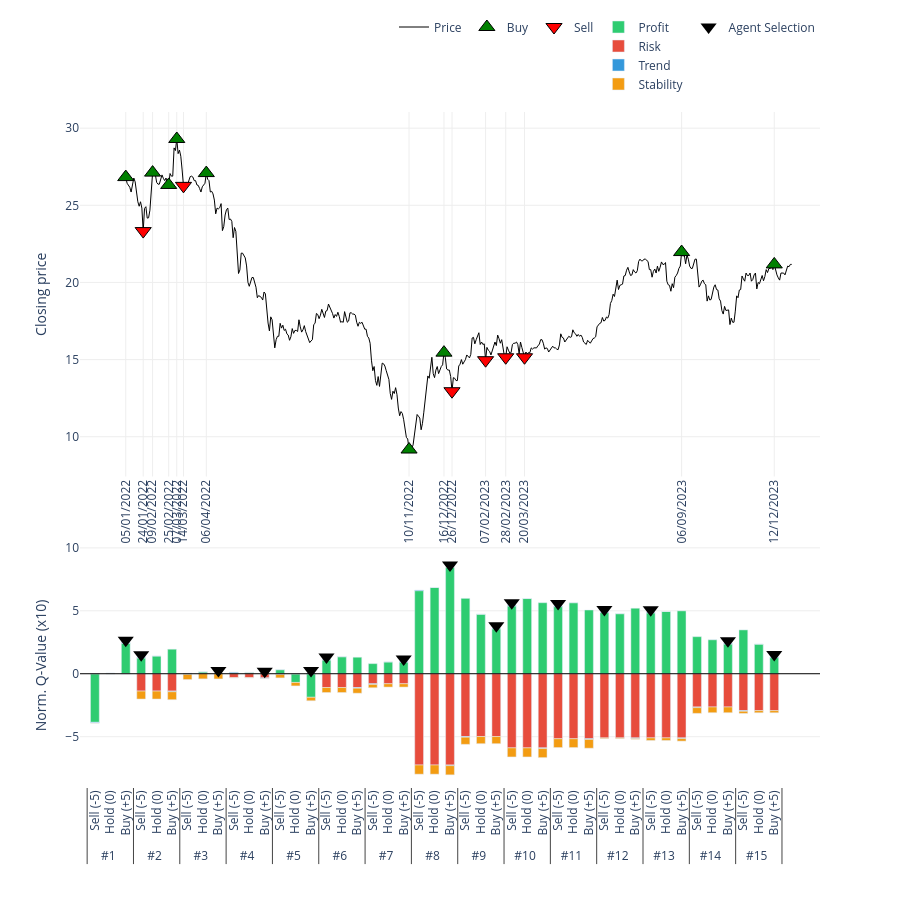

Source (notebook cell):
### Code cell
# 2. Gọi hàm vẽ (Truyền đúng tên biến vào)
plot_agent_reasoning_minimalist(
    ticker='GAS',                    # Tên mã cổ phiếu hiển thị trên tiêu đề
    df_price=df_processed_test_GAS,  # Dữ liệu giá
    actions=actions_GAS,             # Hành động thực tế
    q_history=q_values_history_GAS,      # Lịch sử Q-value (Input quan trọng)
    critical_indices=index_list_GAS,     # Danh sách các điểm cần vẽ
    scale=10                       # Thang đo hiển thị (để cột cao khoảng 50 đơn vị cho đẹp)
)

### Figure 1 — Plotly figure (JSON) as saved in the notebook; plotly's stock layout.template omitted (floating-point values rounded to 4 significant figures; data arrays with more than 128 entries replaced by an {"elided": "..."} marker saying what was removed)
{"data": [{"hoverinfo": "x+y", "line": {"color": "black", "width": 1}, "mode": "lines", "name": "Price", "type": "scatter", "x": {"elided": "498 str values"}, "xaxis": "x", "y": {"elided": "498 float values"}, "yaxis": "y"}, {"marker": {"color": "green", "line": {"color": "black", "width": 1}, "size": 14, "symbol": "triangle-up"}, "mode": "markers", "name": "Buy", "type": "scatter", "x": ["05/01/2022", "09/02/2022", "25/02/2022", "07/03/2022", "06/04/2022", "10/11/2022", "16/12/2022", "06/09/2023", "12/12/2023"], "xaxis": "x", "y": [26.83, 27.12, 26.32, 29.3, 27.09, 9.17, 15.45, 21.97, 21.17], "yaxis": "y"}, {"marker": {"color": "red", "line": {"color": "black", "width": 1}, "size": 14, "symbol": "triangle-down"}, "mode": "markers", "name": "Sell", "type": "scatter", "x": ["24/01/2022", "14/03/2022", "26/12/2022", "07/02/2023", "28/02/2023", "20/03/2023"], "xaxis": "x", "y": [23.33, 26.26, 12.95, 14.96, 15.15, 15.15], "yaxis": "y"}, {"marker": {"color": "#f1c40f", "line": {"color": "black", "width": 1}, "size": 10, "symbol": "circle"}, "mode": "markers", "name": "Hold", "type": "scatter", "x": [], "xaxis": "x", "y": [], "yaxis": "y"}, {"legendgroup": "comp", "marker": {"color": "#2ecc71"}, "name": "Profit", "type": "bar", "x": [["#1", "#1", "#1", "#2", "#2", "#2", "#3", "#3", "#3", "#4", "#4", "#4", "#5", "#5", "#5", "#6", "#6", "#6", "#7", "#7", "#7", "#8", "#8", "#8", "#9", "#9", "#9", "#10", "#10", "#10", "#11", "#11", "#11", "#12", "#12", "#12", "#13", "#13", "#13", "#14", "#14", "#14", "#15", "#15", "#15"], ["Sell (-5)", "Hold (0)", "Buy (+5)", "Sell (-5)", "Hold (0)", "Buy (+5)", "Sell (-5)", "Hold (0)", "Buy (+5)", "Sell (-5)", "Hold (0)", "Buy (+5)", "Sell (-5)", "Hold (0)", "Buy (+5)", "Sell (-5)", "Hold (0)", "Buy (+5)", "Sell (-5)", "Hold (0)", "Buy (+5)", "Sell (-5)", "Hold (0)", "Buy (+5)", "Sell (-5)", "Hold (0)", "Buy (+5)", "Sell (-5)", "Hold (0)", "Buy (+5)", "Sell (-5)", "Hold (0)", "Buy (+5)", "Sell (-5)", "Hold (0)", "Buy (+5)", "Sell (-5)", "Hold (0)", "Buy (+5)", "Sell (-5)", "Hold (0)", "Buy (+5)", "Sell (-5)", "Hold (0)", "Buy (+5)"]], "xaxis": "x2", "y": [-3.859, 0.0419, 2.418, 1.25, 1.411, 1.949, 0.02817, 0.1579, -0.004809, 0.07862, 0.1072, -0.01517, 0.326, -0.6912, -1.87, 1.085, 1.354, 1.312, 0.8033, 0.9409, 0.9237, 6.601, 6.851, 8.446, 5.989, 4.732, 3.566, 5.382, 5.975, 5.643, 5.331, 5.646, 5.064, 4.858, 4.774, 5.205, 4.835, 4.949, 4.995, 2.944, 2.712, 2.359, 3.482, 2.355, 1.278], "yaxis": "y2"}, {"legendgroup": "comp", "marker": {"color": "#e74c3c"}, "name": "Risk", "type": "bar", "x": [["#1", "#1", "#1", "#2", "#2", "#2", "#3", "#3", "#3", "#4", "#4", "#4", "#5", "#5", "#5", "#6", "#6", "#6", "#7", "#7", "#7", "#8", "#8", "#8", "#9", "#9", "#9", "#10", "#10", "#10", "#11", "#11", "#11", "#12", "#12", "#12", "#13", "#13", "#13", "#14", "#14", "#14", "#15", "#15", "#15"], ["Sell (-5)", "Hold (0)", "Buy (+5)", "Sell (-5)", "Hold (0)", "Buy (+5)", "Sell (-5)", "Hold (0)", "Buy (+5)", "Sell (-5)", "Hold (0)", "Buy (+5)", "Sell (-5)", "Hold (0)", "Buy (+5)", "Sell (-5)", "Hold (0)", "Buy (+5)", "Sell (-5)", "Hold (0)", "Buy (+5)", "Sell (-5)", "Hold (0)", "Buy (+5)", "Sell (-5)", "Hold (0)", "Buy (+5)", "Sell (-5)", "Hold (0)", "Buy (+5)", "Sell (-5)", "Hold (0)", "Buy (+5)", "Sell (-5)", "Hold (0)", "Buy (+5)", "Sell (-5)", "Hold (0)", "Buy (+5)", "Sell (-5)", "Hold (0)", "Buy (+5)", "Sell (-5)", "Hold (0)", "Buy (+5)"]], "xaxis": "x2", "y": [0, 0, 0, -1.377, -1.377, -1.377, 0, 0, 0, -0.3113, -0.3113, -0.3113, 0, 0, 0, -1.095, -1.095, -1.095, -0.796, -0.796, -0.796, -7.25, -7.25, -7.25, -4.988, -4.988, -4.988, -5.889, -5.889, -5.889, -5.165, -5.165, -5.165, -5.096, -5.096, -5.096, -5.096, -5.096, -5.096, -2.64, -2.64, -2.64, -2.928, -2.928, -2.928], "yaxis": "y2"}, {"legendgroup": "comp", "marker": {"color": "#3498db"}, "name": "Trend", "type": "bar", "x": [["#1", "#1", "#1", "#2", "#2", "#2", "#3", "#3", "#3", "#4", "#4", "#4", "#5", "#5", "#5", "#6", "#6", "#6", "#7", "#7", "#7", "#8", "#8", "#8", "#9", "#9", "#9", "#10", "#10", "#10", "#11", "#11", "#11", "#12", "#12", "#12", "#13", "#13", "#13", "#14", "#14", "#14", "#15", "#15", "#15"], ["Sell (-5)", "Hold (0)", "Buy (+5)", "Sell (-5)", "Hold (0)", "Buy (+5)", "Sell (-5)", "Hold (0)", "Buy (+5)", "Sell (-5)", "Hold (0)", "Buy (+5)", "Sell (-5)", "Hold (0)", "Buy (+5)", "Sell (-5)", "Hold (0)", "Buy (+5)", "Sell (-5)", "Hold (0)", "Buy (+5)", "Sell (-5)", "Hold (0)", "Buy (+5)", "Sell (-5)", "Hold (0)", "Buy (+5)", "Sell (-5)", "Hold (0)", "Buy (+5)", "Sell (-5)", "Hold (0)", "Buy (+5)", "Sell (-5)", "Hold (0)", "Buy (+5)", "Sell (-5)", "Hold (0)", "Buy (+5)", "Sell (-5)", "Hold (0)", "Buy (+5)", "Sell (-5)", "Hold (0)", "Buy (+5)"]], "xaxis": "x2", "y": [-0.05277, 0, 0.05277, 0.05277, 0, -0.05277, -0.05277, 0, 0.05277, 0.05277, 0, -0.05277, -0.05277, 0, 0.05277, 0.05277, 0, -0.05277, -0.05277, 0, 0.05277, 0.05277, 0, -0.05277, -0.05277, 0, 0.05277, 0.05277, 0, -0.05277, 0.05277, 0, -0.05277, 0.05277, 0, -0.05277, 0.05277, 0, -0.05277, -0.05277, 0, 0.05277, -0.05277, 0, 0.05277], "yaxis": "y2"}, {"legendgroup": "comp", "marker": {"color": "#f39c12"}, "name": "Stability", "type": "bar", "x": [["#1", "#1", "#1", "#2", "#2", "#2", "#3", "#3", "#3", "#4", "#4", "#4", "#5", "#5", "#5", "#6", "#6", "#6", "#7", "#7", "#7", "#8", "#8", "#8", "#9", "#9", "#9", "#10", "#10", "#10", "#11", "#11", "#11", "#12", "#12", "#12", "#13", "#13", "#13", "#14", "#14", "#14", "#15", "#15", "#15"], ["Sell (-5)", "Hold (0)", "Buy (+5)", "Sell (-5)", "Hold (0)", "Buy (+5)", "Sell (-5)", "Hold (0)", "Buy (+5)", "Sell (-5)", "Hold (0)", "Buy (+5)", "Sell (-5)", "Hold (0)", "Buy (+5)", "Sell (-5)", "Hold (0)", "Buy (+5)", "Sell (-5)", "Hold (0)", "Buy (+5)", "Sell (-5)", "Hold (0)", "Buy (+5)", "Sell (-5)", "Hold (0)", "Buy (+5)", "Sell (-5)", "Hold (0)", "Buy (+5)", "Sell (-5)", "Hold (0)", "Buy (+5)", "Sell (-5)", "Hold (0)", "Buy (+5)", "Sell (-5)", "Hold (0)", "Buy (+5)", "Sell (-5)", "Hold (0)", "Buy (+5)", "Sell (-5)", "Hold (0)", "Buy (+5)"]], "xaxis": "x2", "y": [-0.01181, -0.01181, -0.01181, -0.6335, -0.6335, -0.6335, -0.4082, -0.4082, -0.4082, -0.02001, -0.02001, -0.02001, -0.2772, -0.2772, -0.2772, -0.3983, -0.3983, -0.3983, -0.2635, -0.2635, -0.2635, -0.7285, -0.7285, -0.7285, -0.5687, -0.5687, -0.5687, -0.7213, -0.7213, -0.7213, -0.6983, -0.6983, -0.6983, -0.05543, -0.05543, -0.05543, -0.2049, -0.2049, -0.2049, -0.456, -0.456, -0.456, -0.1723, -0.1723, -0.1723], "yaxis": "y2"}, {"marker": {"color": "black", "size": 14, "symbol": "triangle-down"}, "mode": "markers", "name": "Agent Selection", "showlegend": true, "type": "scatter", "x": [["#1", "#2", "#3", "#4", "#5", "#6", "#7", "#8", "#9", "#10", "#11", "#12", "#13", "#14", "#15"], ["Buy (+5)", "Sell (-5)", "Buy (+5)", "Buy (+5)", "Buy (+5)", "Sell (-5)", "Buy (+5)", "Buy (+5)", "Buy (+5)", "Sell (-5)", "Sell (-5)", "Sell (-5)", "Sell (-5)", "Buy (+5)", "Buy (+5)"]], "xaxis": "x2", "y": [2.67, 1.502, 0.2528, 0.2, 0.2528, 1.338, 1.176, 8.646, 3.819, 5.635, 5.584, 5.111, 5.087, 2.611, 1.53], "yaxis": "y2"}], "layout": {"bargap": 0.4, "bargroupgap": 0.05, "barmode": "relative", "height": 900, "legend": {"orientation": "h", "x": 1, "xanchor": "right", "y": 1.02, "yanchor": "bottom"}, "plot_bgcolor": "white", "shapes": [{"line": {"color": "black", "dash": "solid", "width": 1}, "type": "line", "x0": 0, "x1": 1, "xref": "x2 domain", "y0": 0, "y1": 0, "yref": "y2"}], "showlegend": true, "xaxis": {"anchor": "y", "domain": [0, 1], "gridcolor": "#eee", "rangeslider": {"visible": false}, "showgrid": true, "tickangle": -90, "tickmode": "array", "ticktext": ["05/01/2022", "24/01/2022", "09/02/2022", "25/02/2022", "07/03/2022", "14/03/2022", "06/04/2022", "10/11/2022", "16/12/2022", "26/12/2022", "07/02/2023", "28/02/2023", "20/03/2023", "06/09/2023", "12/12/2023"], "tickvals": ["05/01/2022", "24/01/2022", "09/02/2022", "25/02/2022", "07/03/2022", "14/03/2022", "06/04/2022", "10/11/2022", "16/12/2022", "26/12/2022", "07/02/2023", "28/02/2023", "20/03/2023", "06/09/2023", "12/12/2023"]}, "xaxis2": {"anchor": "y2", "domain": [0, 1], "showticklabels": true, "tickangle": -90, "title": {"text": ""}, "type": "multicategory"}, "yaxis": {"anchor": "x", "domain": [0.46, 1], "gridcolor": "#eee", "showgrid": true, "title": {"text": "Closing price"}}, "yaxis2": {"anchor": "x2", "domain": [0, 0.36], "gridcolor": "#eee", "showgrid": true, "title": {"text": "Norm. Q-Value (x10)"}}}}
